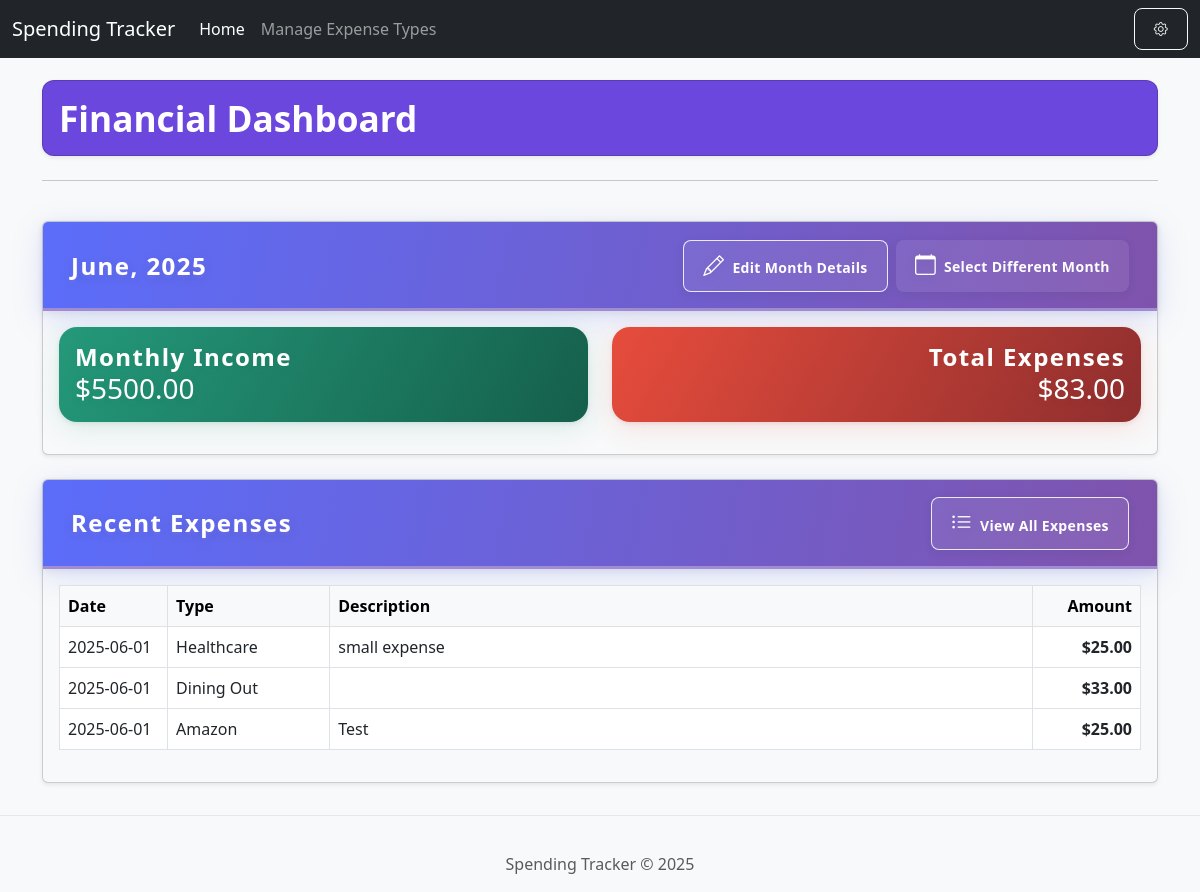
Before: / with the older database file.
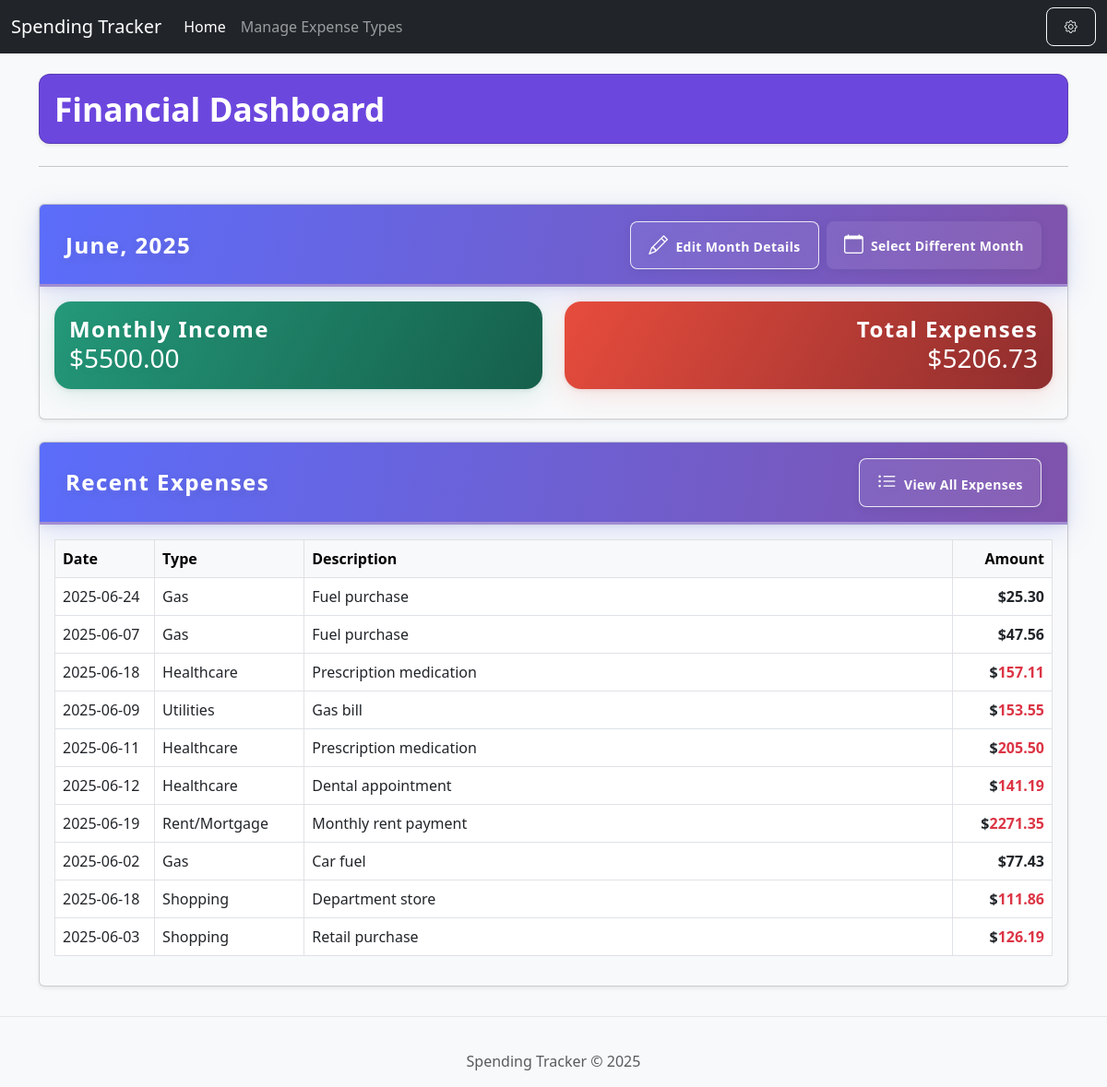
After: the same page with the newer database file.
### tables this page shows
CREATE TABLE months (
            id INTEGER PRIMARY KEY AUTOINCREMENT,
            month INTEGER NOT NULL CHECK (month >= 1 AND month <= 12),
            year INTEGER NOT NULL CHECK (year >= 2020),
            starting_bank_value DECIMAL(10, 2) DEFAULT 0.00,
            monthly_income DECIMAL(10, 2) DEFAULT 0.00,
            created_at TIMESTAMP DEFAULT CURRENT_TIMESTAMP,
            UNIQUE(month, year)
        );

CREATE TABLE expenses (
            id INTEGER PRIMARY KEY AUTOINCREMENT,
            amount DECIMAL(10, 2) NOT NULL,
            description TEXT,
            expense_type_id INTEGER NOT NULL,
            date DATE NOT NULL,
            is_recurring BOOLEAN DEFAULT FALSE,
            recurring_day INTEGER CHECK (recurring_day >= 1 AND recurring_day <= 31),
            is_active BOOLEAN DEFAULT TRUE,
            created_at TIMESTAMP DEFAULT CURRENT_TIMESTAMP,
            updated_at TIMESTAMP DEFAULT CURRENT_TIMESTAMP,
            FOREIGN KEY (expense_type_id) REFERENCES expense_types(id)
        );

CREATE TABLE expense_types (
            id INTEGER PRIMARY KEY AUTOINCREMENT,
            name TEXT NOT NULL UNIQUE,
            is_active BOOLEAN DEFAULT TRUE,
            created_at TIMESTAMP DEFAULT CURRENT_TIMESTAMP
        );

### app.py (the view)
@app.route('/')
def index():
    conn = get_db_connection()
    expense_types = conn.execute('SELECT * FROM expense_types WHERE is_active = TRUE ORDER BY name').fetchall()
    current_month_id = request.args.get('current_month_id', None)
    if current_month_id:
        session['current_month_id'] = current_month_id
    elif 'current_month_id' in session:
        current_month_id = session['current_month_id']
    if current_month_id:
        current_month_data = conn.execute('SELECT * FROM months WHERE id = ?', (current_month_id,)).fetchone()
        if not current_month_data:
            current_month_data = conn.execute('SELECT * FROM months ORDER BY year DESC, month DESC LIMIT 1').fetchone()
            if current_month_data:
                session['current_month_id'] = current_month_data['id']
    else:
        current_month_data = conn.execute('SELECT * FROM months ORDER BY year DESC, month DESC LIMIT 1').fetchone()
        if current_month_data:
            session['current_month_id'] = current_month_data['id']
    recent_expenses = conn.execute('''
        SELECT e.id, e.amount, e.description, e.date, et.name as expense_type_name, e.created_at
        FROM expenses e
        JOIN expense_types et ON e.expense_type_id = et.id
        WHERE e.is_active = TRUE
        ORDER BY e.created_at DESC
        LIMIT 10
    ''').fetchall()
    total_amount = 0.0
    if current_month_data:
        total_amount_row = conn.execute(
            'SELECT SUM(amount) as total FROM expenses WHERE is_active = TRUE AND strftime("%Y", date) = ? AND strftime("%m", date) = ?',
            (str(current_month_data['year']), f"{int(current_month_data['month']):02d}")
        ).fetchone()
        total_amount = total_amount_row['total'] if total_amount_row['total'] is not None else 0.0
    conn.close()
    return render_template('index.html', expense_types=expense_types, current_month=current_month_data,
                           recent_expenses=recent_expenses, month_error=None, show_month_modal=False, total_amount=total_amount)

### app.py (called while the page is built)
def get_db_connection():
    conn = sqlite3.connect(DB_PATH)
    conn.row_factory = sqlite3.Row
    return conn

@app.context_processor
def inject_current_year():
    return {'current_year': datetime.utcnow().year}

### templates/index.html (shortened to what this page needs)
{% extends "base.html" %}
{% block content %}
<div class="row mb-4">
    <div class="col-12">
        <div class="dashboard-header card shadow-sm mb-4 p-3" style="background: #6c47de; color: #fff; border-radius: 0.75rem;">
    <h1 class="mb-0" style="font-weight: 700; font-size: 2.2rem;">Financial Dashboard</h1>
</div>
        <hr>
    </div>
</div>
<div class="row">
    <div class="col-12">
        {% if current_month %}
            <div class="card card-custom bg-light mb-4 shadow-sm">
                <div class="card-header section-header d-flex justify-content-between align-items-center">
    <h2 class="section-header-title mb-0">
    {{ ["January", "February", "March", "April", "May", "June", "July", "August", "September", "October", "November", "December"][current_month['month']-1] }}, {{ current_month['year'] }}
</h2>
    <div class="d-flex gap-2">
        <a href="#" class="btn btn-sm btn-outline-primary" data-bs-toggle="modal" data-bs-target="#editMonthModal">
            <i class="bi bi-pencil me-1"></i> Edit Month Details
        </a>
        <a href="{{ url_for('month_routes.list_months') }}" class="btn btn-sm btn-primary">
            <i class="bi bi-calendar me-1"></i> Select Different Month
        </a>
    </div>
</div>
                <div class="card-body">
    <div class="row">
        <div class="col-md-6">
            <div class="card card-monthly-income mb-3">
                <div class="card-body">
                    <h5 class="section-header-title">Monthly Income</h5>
                    <p class="card-text h3">${{ "%.2f"|format(current_month['monthly_income']) }}</p>
                </div>
            </div>
        </div>
        <div class="col-md-6">
            <div class="card card-total-expenses mb-3">
                <div class="card-body text-end">
                    <h5 class="section-header-title">Total Expenses</h5>
                    <p class="card-text h3 mb-0">${{ "%.2f"|format(total_amount) }}</p>
                </div>
            </div>
        </div>
    </div>
</div>
            </div>
        {% else %}
            <div class="alert alert-warning" role="alert">
                No month data found. Please ensure the database is set up correctly and has month entries.
            </div>
        {% endif %}
    </div>
</div>
<div class="row mb-4">
    <div class="col-12">
        <div class="card card-custom bg-light shadow-sm">
            <div class="card-header section-header d-flex justify-content-between align-items-center">
    <h2 class="section-header-title mb-0">Recent Expenses</h2>
    <a href="{{ url_for('expense_routes.view_expenses') }}" class="btn btn-sm btn-outline-primary">
        <i class="bi bi-list-ul me-1"></i> View All Expenses
    </a>
</div>
            <div class="card-body">
                {% if recent_expenses %}
                    <div class="table-responsive">
                        <table class="table table-hover table-bordered">
                            <thead class="table-light">
                                <tr>
                                    <th style="width:10%">Date</th>
                                    <th style="width:15%">Type</th>
                                    <th style="width:auto">Description</th>
                                    <th class="text-end" style="width:10%">Amount</th>
                                </tr>
                            </thead>
                            <tbody>
                                {% for expense in recent_expenses[:10] %}
                                    <tr class="{% if loop.index is even %}alt-row{% endif %}">
                                        <td style="width:10%">{{ expense.date }}</td>
                                        <td style="width:15%">{{ expense.expense_type_name }}</td>
                                        <td style="width:auto">{{ expense.description|default('', true) }}</td>
                                        <td class="text-end fw-bold" style="width:10%">$<span class="{% if expense.amount > 100 %}text-danger{% endif %}">{{ "%.2f"|format(expense.amount) }}</span></td>
                                    </tr>
                                {% endfor %}
                            </tbody>
                        </table>
                    </div>
                {% else %}
                    <div class="alert alert-info">
                        No expenses found. Add your first expense to get started!
                    </div>
                {% endif %}
            </div>
        </div>
    </div>
</div>
{% endblock %}

### templates/base.html (shortened to what this page needs)
<!DOCTYPE html>
<html lang="en">
<head>
    <link href="https://cdn.jsdelivr.net/npm/bootstrap@5.3.0-alpha1/dist/css/bootstrap.min.css" rel="stylesheet">
    <link rel="stylesheet" href="https://cdn.jsdelivr.net/npm/bootstrap-icons@1.11.1/font/bootstrap-icons.css">
    <link rel="stylesheet" href="{{ url_for('static', filename='css/style.css') if 'static/css/style.css' else '' }}">
</head>
<body>
    <nav class="navbar navbar-expand-lg navbar-dark bg-dark fixed-top">
        <div class="container-fluid">
            <a class="navbar-brand" href="{{ url_for('index') }}">Spending Tracker</a>
            <div class="collapse navbar-collapse" id="navbarNav">
                <ul class="navbar-nav me-auto mb-2 mb-lg-0">
                    <li class="nav-item">
                        <a class="nav-link active" aria-current="page" href="{{ url_for('index') }}">Home</a>
                    </li>
                    <li class="nav-item">
                        <a class="nav-link" href="{{ url_for('expense_type_routes.manage_expense_types') }}">
    Manage Expense Types
</a>
                    </li>
                </ul>
                <div class="d-flex align-items-center">
                    <button class="btn btn-outline-light btn-sm ms-2" id="powerToolsBtn" data-bs-toggle="modal" data-bs-target="#powerToolsModal" title="Power Tools">
                        <i class="bi bi-gear"></i>
                    </button>
                </div>
            </div>
        </div>
    </nav>
    <main class="container mt-4">
        {% block content %}{% endblock %}
    </main>
    <footer class="footer">
        <div class="container">
            <span class="text-muted">Spending Tracker &copy; {{ current_year }}</span>
        </div>
    </footer>
</body>
</html>

### static/css/style.css (style rules this page uses)
body { padding-top: 56px; background-color: #f8f9fa; color: #333; font-family: 'Segoe UI', Roboto, 'Helvetica Neue', Arial, sans-serif; }
.container { margin-top: 20px; }
.btn { border-radius: 8px; padding: 0.6rem 1.2rem; font-weight: 500; transition: all 0.3s ease; }
.btn-primary { background: linear-gradient(135deg, #4a6cf7, #3b5de7); border: none; }
.alt-row { background-color: #e9ecef !important; }
.section-header-btn, .section-header .btn, .section-header .btn-outline-primary, .section-header .btn-outline-secondary { color: #fff !important; border-color: rgba(255,255,255,0.85) !important; background: rgba(255,255,255,0.08) !important; font-weight: 600; box-shadow: 0 2px 8px rgba(44,62,80,0.10); transition: background 0.2s, color 0.2s, border-color 0.2s; }
.card-total-expenses { background: linear-gradient(120deg, #e74c3c 0%, #8e2e2e 100%); color: #fff; border-radius: 18px; box-shadow: 0 6px 28px 0 rgba(231,76,60,0.14), 0 1.5px 4px 0 rgba(142,46,46,0.12); border: none; overflow: hidden; }
.card-total-expenses .section-header-title, .card-total-expenses .card-text, .card-total-expenses h5 { color: #fff !important; text-shadow: 0 2px 8px rgba(142,46,46,0.12); }
.card-monthly-income { background: linear-gradient(120deg, #24997a 0%, #155f4b 100%); color: #fff; border-radius: 18px; box-shadow: 0 6px 28px 0 rgba(36,153,122,0.14), 0 1.5px 4px 0 rgba(21,95,75,0.12); border: none; overflow: hidden; }
.card-monthly-income .section-header-title, .card-monthly-income .card-text, .card-monthly-income h5 { color: #fff !important; text-shadow: 0 2px 8px rgba(21,95,75,0.12); }
.section-header { background: linear-gradient(100deg, #5b6dfa 0%, #7f53ac 100%); box-shadow: 0 8px 32px 0 rgba(91, 109, 250, 0.18), 0 2px 8px 0 rgba(44, 62, 80, 0.10); border-radius: 16px 16px 0 0; padding: 1.1rem 1.75rem 1rem 1.75rem; margin-bottom: 0; border: none; border-bottom: 3px solid #a18cd1; font-family: 'Montserrat', 'Segoe UI', Roboto, 'Helvetica Neue', Arial, sans-serif; display: flex; align-items: center; gap: 0.5rem; min-height: 60px; letter-spacing: 0.02em; color: #fff; }
.section-header-title { font-family: 'Montserrat', 'Segoe UI', Roboto, 'Helvetica Neue', Arial, sans-serif; font-weight: 800; font-size: 1.5rem; color: #fff; letter-spacing: 0.06em; text-shadow: 0 3px 12px rgba(44, 62, 80, 0.18), 0 1.5px 4px rgba(161, 140, 209, 0.18); margin-bottom: 0; filter: brightness(1.15) saturate(1.2); }
.section-header .bi { font-size: 1.3rem; color: #fff; filter: drop-shadow(0 2px 4px rgba(44, 62, 80, 0.14)); }
.footer { padding: 1rem 0; text-align: center; margin-top: 2rem; background-color: #e9ecef; border-top: 1px solid #dee2e6; }

### templates/base.html (style rules this page uses)
body { padding-top: 56px; }
.footer { padding: 1rem 0; text-align: center; margin-top: 2rem; background-color: #f8f9fa; border-top: 1px solid #e7e7e7; }

Changed rows visible on the page:
removed expenses: date "2025-06-01", expense_type_name "Healthcare", description "small expense", amount "25.00"
removed expenses: date "2025-06-01", expense_type_name "Dining Out", amount "33.00"
removed expenses: date "2025-06-01", expense_type_name "Amazon", description "Test", amount "25.00"
added expenses: date "2025-06-24", expense_type_name "Gas", description "Fuel purchase", amount "25.30"
added expenses: date "2025-06-07", expense_type_name "Gas", description "Fuel purchase", amount "47.56"
added expenses: date "2025-06-18", expense_type_name "Healthcare", description "Prescription medication", amount "157.11"
added expenses: date "2025-06-09", expense_type_name "Utilities", description "Gas bill", amount "153.55"
added expenses: date "2025-06-11", expense_type_name "Healthcare", description "Prescription medication", amount "205.50"
added expenses: date "2025-06-12", expense_type_name "Healthcare", description "Dental appointment", amount "141.19"
added expenses: date "2025-06-19", expense_type_name "Rent/Mortgage", description "Monthly rent payment", amount "2271.35"
added expenses: date "2025-06-02", expense_type_name "Gas", description "Car fuel", amount "77.43"
added expenses: date "2025-06-18", expense_type_name "Shopping", description "Department store", amount "111.86"
added expenses: date "2025-06-03", expense_type_name "Shopping", description "Retail purchase", amount "126.19"
Other visible differences:
{{ "%.2f"|format(total_amount) }}: "83.00" → "5206.73"
